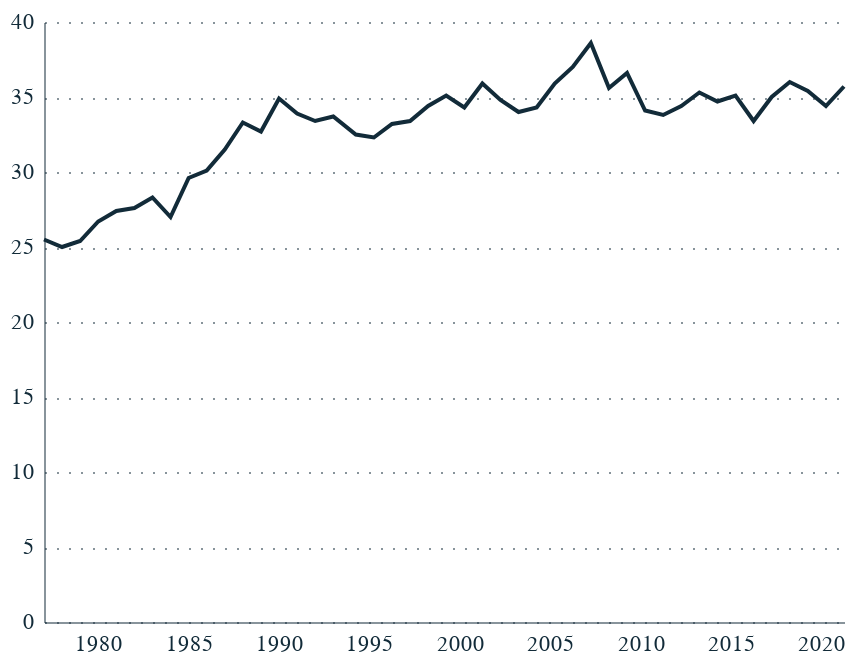

Notebook source saved alongside this figure:
### Code cell
# Chart: Household Income Gini Coefficent (1977-2022)
# Source: ONS

chart = alt.Chart(df).mark_line().encode(
    x=alt.X('date:T', title=''),
    y=alt.Y('value:Q', title=''),
    color=alt.value(eco_style.pallete["nominal_4"]
    )
).properties(
    width=400,
    height=300,
)

chart.save("charts/gini_households.json")
chart.save("charts/gini_households.png", scale_factor=2.0)

chart

### Figure 1 — Vega-Lite specification as saved in the notebook (floating-point values rounded to 4 significant figures)
{"config": {"font": "Circular Std", "mark": {"line": {"interpolate": "linear"}}, "view": {"stroke": "transparent", "width": 400, "height": 300}, "range": {"category": ["#179fdb", "#e6224b", "#f4c245", "#122b39", "#eb5c2e", "#36b7b4"], "diverging": ["#E6224B", "#E54753", "#C9C9C9", "#179FDB", "#122B39"], "heatmap": ["#C9C9C9", "#179FDB", "#0063AF", "#122B39"], "ordinal": ["#00A767", "#36B7B4", "#179FDB", "#0063AF", "#243B5A"]}, "axisX": {"labelColor": "#122b39", "tickColor": "#122b39", "domainColor": "#122b39", "domainOpacity": 0.5, "gridOpacity": 0, "labelFont": "Circular Std", "labelAngle": 0, "labelAlign": "center", "labelFontSize": 11, "labelPadding": 5, "tickCount": 10, "tickSize": 0, "title": ""}, "axisY": {"labelColor": "#122b39", "labelFont": "Circular Std", "tickColor": "#122b39", "domainColor": "#122b39", "gridColor": "#122b39", "gridDash": [1, 5], "gridOpacity": 0.5, "labelPadding": 5, "labelFontSize": 11, "domainOpacity": 0.5, "tickSize": 0, "title": null, "titleAlign": "left", "titleAngle": 0, "titleBaseline": "bottom", "titleColor": "#122b39", "titleOpacity": 0.9, "titleX": 0, "titleY": -7}}, "data": {"name": "data-1574d2516ec5d92a7027d829d2fc744c"}, "mark": {"type": "line"}, "encoding": {"color": {"value": "#122b39"}, "x": {"field": "date", "title": "", "type": "temporal"}, "y": {"field": "value", "title": "", "type": "quantitative"}}, "height": 300, "width": 400, "$schema": "https://vega.github.io/schema/vega-lite/v5.8.0.json", "datasets": {"data-1574d2516ec5d92a7027d829d2fc744c": [{"date": "1977-01-01T00:00:00", "value": 25.5}, {"date": "1978-01-01T00:00:00", "value": 25.0}, {"date": "1979-01-01T00:00:00", "value": 25.4}, {"date": "1980-01-01T00:00:00", "value": 26.7}, {"date": "1981-01-01T00:00:00", "value": 27.4}, {"date": "1982-01-01T00:00:00", "value": 27.6}, {"date": "1983-01-01T00:00:00", "value": 28.3}, {"date": "1984-01-01T00:00:00", "value": 27.0}, {"date": "1985-01-01T00:00:00", "value": 29.6}, {"date": "1986-01-01T00:00:00", "value": 30.1}, {"date": "1987-01-01T00:00:00", "value": 31.5}, {"date": "1988-01-01T00:00:00", "value": 33.3}, {"date": "1989-01-01T00:00:00", "value": 32.7}, {"date": "1990-01-01T00:00:00", "value": 34.9}, {"date": "1991-01-01T00:00:00", "value": 33.9}, {"date": "1992-01-01T00:00:00", "value": 33.4}, {"date": "1993-01-01T00:00:00", "value": 33.7}, {"date": "1994-04-01T00:00:00", "value": 32.5}, {"date": "1995-04-01T00:00:00", "value": 32.3}, {"date": "1996-04-01T00:00:00", "value": 33.2}, {"date": "1997-04-01T00:00:00", "value": 33.4}, {"date": "1998-04-01T00:00:00", "value": 34.4}, {"date": "1999-04-01T00:00:00", "value": 35.1}, {"date": "2000-04-01T00:00:00", "value": 34.3}, {"date": "2001-04-01T00:00:00", "value": 35.9}, {"date": "2002-04-01T00:00:00", "value": 34.8}, {"date": "2003-04-01T00:00:00", "value": 34.0}, {"date": "2004-04-01T00:00:00", "value": 34.3}, {"date": "2005-04-01T00:00:00", "value": 35.9}, {"date": "2006-04-01T00:00:00", "value": 37.0}, {"date": "2007-04-01T00:00:00", "value": 38.6}, {"date": "2008-04-01T00:00:00", "value": 35.6}, {"date": "2009-04-01T00:00:00", "value": 36.6}, {"date": "2010-04-01T00:00:00", "value": 34.1}, {"date": "2011-04-01T00:00:00", "value": 33.8}, {"date": "2012-04-01T00:00:00", "value": 34.4}, {"date": "2013-04-01T00:00:00", "value": 35.3}, {"date": "2014-04-01T00:00:00", "value": 34.7}, {"date": "2015-04-01T00:00:00", "value": 35.1}, {"date": "2016-04-01T00:00:00", "value": 33.4}, {"date": "2017-04-01T00:00:00", "value": 35.0}, {"date": "2018-04-01T00:00:00", "value": 36.0}, {"date": "2019-04-01T00:00:00", "value": 35.4}, {"date": "2020-04-01T00:00:00", "value": 34.4}, {"date": "2021-04-01T00:00:00", "value": 35.7}]}}
